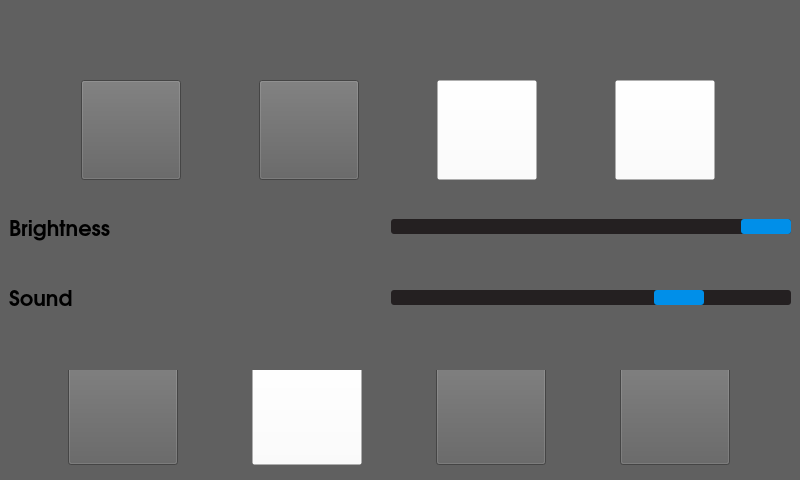
<?xml version="1.0" encoding="UTF-8"?>
<ui version="4.0">
 <class>SettingsWindow</class>
 <widget class="QWidget" name="SettingsWindow">
  <property name="geometry">
   <rect>
    <x>0</x>
    <y>0</y>
    <width>800</width>
    <height>480</height>
   </rect>
  </property>
  <property name="windowTitle">
   <string>Form</string>
  </property>
  <property name="styleSheet">
   <string notr="true">background-color: rgb(96, 96, 96)</string>
  </property>
  <widget class="QWidget" name="horizontalWidget" native="true">
   <property name="enabled">
    <bool>true</bool>
   </property>
   <property name="geometry">
    <rect>
     <x>0</x>
     <y>350</y>
     <width>800</width>
     <height>120</height>
    </rect>
   </property>
   <property name="autoFillBackground">
    <bool>false</bool>
   </property>
   <layout class="QHBoxLayout" name="horizontalLayout">
    <item>
     <widget class="QPushButton" name="button_back">
      <property name="minimumSize">
       <size>
        <width>110</width>
        <height>110</height>
       </size>
      </property>
      <property name="maximumSize">
       <size>
        <width>110</width>
        <height>110</height>
       </size>
      </property>
      <property name="styleSheet">
       <string notr="true">border-image: url(:/elements/buttons/Assets/button_back.png)</string>
      </property>
      <property name="text">
       <string/>
      </property>
     </widget>
    </item>
    <item>
     <widget class="QPushButton" name="dummy">
      <property name="minimumSize">
       <size>
        <width>110</width>
        <height>110</height>
       </size>
      </property>
      <property name="maximumSize">
       <size>
        <width>110</width>
        <height>110</height>
       </size>
      </property>
      <property name="styleSheet">
       <string notr="true">background-color: rgba(255, 255, 255, 0)</string>
      </property>
      <property name="text">
       <string/>
      </property>
     </widget>
    </item>
    <item>
     <widget class="QPushButton" name="button_restore">
      <property name="minimumSize">
       <size>
        <width>110</width>
        <height>110</height>
       </size>
      </property>
      <property name="maximumSize">
       <size>
        <width>110</width>
        <height>110</height>
       </size>
      </property>
      <property name="styleSheet">
       <string notr="true">border-image: url(:/elements/buttons/Assets/button_restore.png)</string>
      </property>
      <property name="text">
       <string/>
      </property>
     </widget>
    </item>
    <item>
     <widget class="QPushButton" name="button_settings">
      <property name="minimumSize">
       <size>
        <width>110</width>
        <height>110</height>
       </size>
      </property>
      <property name="maximumSize">
       <size>
        <width>110</width>
        <height>110</height>
       </size>
      </property>
      <property name="styleSheet">
       <string notr="true">border-image: url(:/elements/buttons/Assets/button_save.png)</string>
      </property>
      <property name="text">
       <string/>
      </property>
     </widget>
    </item>
   </layout>
  </widget>
  <widget class="QWidget" name="bar" native="true">
   <property name="geometry">
    <rect>
     <x>0</x>
     <y>320</y>
     <width>800</width>
     <height>50</height>
    </rect>
   </property>
   <property name="styleSheet">
    <string notr="true">background-image: url(:/elements/bars/Assets/bar_blue.png)</string>
   </property>
  </widget>
  <widget class="QStackedWidget" name="settingsMainWIdget">
   <property name="geometry">
    <rect>
     <x>0</x>
     <y>0</y>
     <width>800</width>
     <height>330</height>
    </rect>
   </property>
   <property name="currentIndex">
    <number>0</number>
   </property>
   <widget class="QWidget" name="general_settings">
    <widget class="QWidget" name="verticalWidget" native="true">
     <property name="geometry">
      <rect>
       <x>0</x>
       <y>0</y>
       <width>800</width>
       <height>330</height>
      </rect>
     </property>
     <layout class="QVBoxLayout" name="verticalLayout">
      <item>
       <widget class="QWidget" name="placeholder" native="true"/>
      </item>
      <item>
       <widget class="QWidget" name="" native="true">
        <layout class="QHBoxLayout" name="horizontalLayout_4">
         <item>
          <widget class="QPushButton" name="hotspot_settings">
           <property name="minimumSize">
            <size>
             <width>100</width>
             <height>100</height>
            </size>
           </property>
           <property name="maximumSize">
            <size>
             <width>100</width>
             <height>100</height>
            </size>
           </property>
           <property name="styleSheet">
            <string notr="true">border-image: url(:/elements/buttons/Assets/button_wireless.png)</string>
           </property>
           <property name="text">
            <string/>
           </property>
          </widget>
         </item>
         <item>
          <widget class="QPushButton" name="music_settings">
           <property name="minimumSize">
            <size>
             <width>100</width>
             <height>100</height>
            </size>
           </property>
           <property name="maximumSize">
            <size>
             <width>100</width>
             <height>100</height>
            </size>
           </property>
           <property name="styleSheet">
            <string notr="true">border-image: url(:/elements/buttons/Assets/button_music.png)</string>
           </property>
           <property name="text">
            <string/>
           </property>
          </widget>
         </item>
         <item>
          <widget class="QPushButton" name="pushButton_2">
           <property name="minimumSize">
            <size>
             <width>100</width>
             <height>100</height>
            </size>
           </property>
           <property name="maximumSize">
            <size>
             <width>100</width>
             <height>100</height>
            </size>
           </property>
           <property name="styleSheet">
            <string notr="true">background-color: rgba(255, 255, 255, 0)</string>
           </property>
           <property name="text">
            <string/>
           </property>
          </widget>
         </item>
         <item>
          <widget class="QPushButton" name="pushButton">
           <property name="minimumSize">
            <size>
             <width>100</width>
             <height>100</height>
            </size>
           </property>
           <property name="maximumSize">
            <size>
             <width>100</width>
             <height>100</height>
            </size>
           </property>
           <property name="styleSheet">
            <string notr="true">background-color: rgba(255, 255, 255, 0)</string>
           </property>
           <property name="text">
            <string/>
           </property>
          </widget>
         </item>
        </layout>
       </widget>
      </item>
      <item>
       <widget class="QWidget" name="brightness_section" native="true">
        <layout class="QHBoxLayout" name="horizontalLayout_2">
         <item>
          <widget class="QLabel" name="brightness_label">
           <property name="minimumSize">
            <size>
             <width>150</width>
             <height>0</height>
            </size>
           </property>
           <property name="font">
            <font>
             <family>URW Gothic L</family>
             <pointsize>16</pointsize>
             <weight>75</weight>
             <bold>true</bold>
            </font>
           </property>
           <property name="text">
            <string>Brightness</string>
           </property>
           <property name="margin">
            <number>25</number>
           </property>
          </widget>
         </item>
         <item>
          <widget class="QWidget" name="placeholder_3" native="true"/>
         </item>
         <item>
          <widget class="QSlider" name="brighness_slider">
           <property name="maximumSize">
            <size>
             <width>400</width>
             <height>16777215</height>
            </size>
           </property>
           <property name="styleSheet">
            <string notr="true">QSlider::groove:horizontal {

height 8px;
background-color: #242021;
border-radius: 3px;

}

QSlider::handle:horizontal {

width: 50px;
background-color: #008fe9;
border-radius: 3px;

}</string>
           </property>
           <property name="maximum">
            <number>255</number>
           </property>
           <property name="value">
            <number>255</number>
           </property>
           <property name="orientation">
            <enum>Qt::Horizontal</enum>
           </property>
          </widget>
         </item>
        </layout>
       </widget>
      </item>
      <item>
       <widget class="QWidget" name="sound_section" native="true">
        <layout class="QHBoxLayout" name="horizontalLayout_3">
         <item>
          <widget class="QLabel" name="sound_label">
           <property name="minimumSize">
            <size>
             <width>150</width>
             <height>0</height>
            </size>
           </property>
           <property name="font">
            <font>
             <family>URW Gothic L</family>
             <pointsize>16</pointsize>
             <weight>75</weight>
             <bold>true</bold>
            </font>
           </property>
           <property name="text">
            <string>Sound</string>
           </property>
           <property name="margin">
            <number>25</number>
           </property>
          </widget>
         </item>
         <item>
          <widget class="QWidget" name="placeholder_2" native="true"/>
         </item>
         <item>
          <widget class="QSlider" name="sound_slider">
           <property name="maximumSize">
            <size>
             <width>400</width>
             <height>16777215</height>
            </size>
           </property>
           <property name="font">
            <font>
             <pointsize>20</pointsize>
            </font>
           </property>
           <property name="styleSheet">
            <string notr="true">QSlider::groove:horizontal {

height 8px;
background-color: #242021;
border-radius: 3px;

}

QSlider::handle:horizontal {

width: 50px;
background-color: #008fe9;
border-radius: 3px;

}</string>
           </property>
           <property name="maximum">
            <number>100</number>
           </property>
           <property name="value">
            <number>75</number>
           </property>
           <property name="orientation">
            <enum>Qt::Horizontal</enum>
           </property>
           <property name="invertedAppearance">
            <bool>false</bool>
           </property>
          </widget>
         </item>
        </layout>
       </widget>
      </item>
     </layout>
    </widget>
   </widget>
   <widget class="QWidget" name="page_2"/>
  </widget>
 </widget>
 <resources/>
 <connections/>
</ui>
